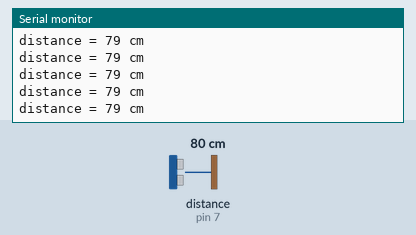
The sketch below on a simulated Arduino Uno, built with avr-gcc and run on an emulated ATmega328P. Shown: the last lines printed to the serial monitor. Wiring (inferred from the names in the program): ultrasonic range finder: trigger pin 6; echo pin 7. The inputs (shaded band) are chosen by the test bench; at power-on: distance to the obstacle (sensor on pin 7) 80 cm. The echo pulse lasts 58.3 µs per cm.

Above: at 1.2 s.
1.3 s: distance to the obstacle (sensor on pin 7) set to 2 cm
At 1.38 s:
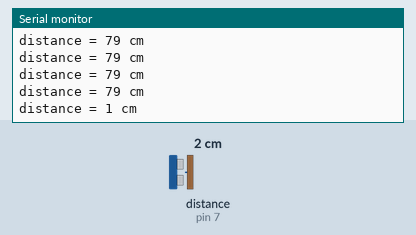
4.3 s: distance to the obstacle (sensor on pin 7) set to 4 cm
At 4.3 s:
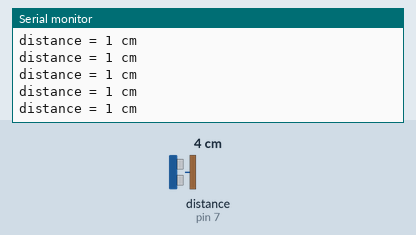
5.8 s: distance to the obstacle (sensor on pin 7) set to 35 cm
At 5.81 s:
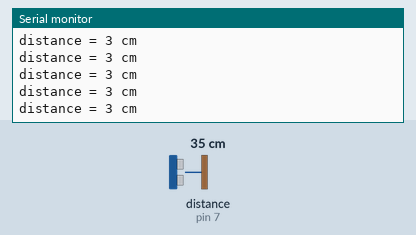
Timing chart, 0 to 8.8 s (numbered marks = the images above; inputs shaded):
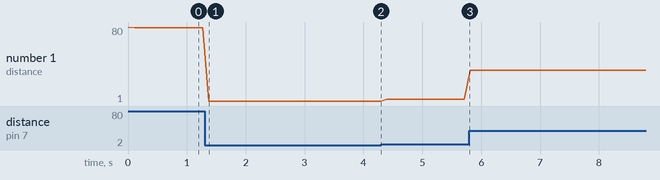

The sketch:

test2.ino
```cpp
// this program i to check readings from HC-SR04 Ultrasonic sensor.

#define Trig 6
#define Echo 7

long getDistance() {
  digitalWrite(Trig, LOW);
  delayMicroseconds(2);
  digitalWrite(Trig, HIGH);
  delayMicroseconds(10);
  digitalWrite(Trig, LOW);

  long duration = pulseIn(Echo, HIGH, 30000); // timeout ~30ms (~5m max)
  if (duration == 0) return -1; // no echo

  long distance = duration * 0.0343 / 2; // slightly more accurate
  return distance;
}

void setup() {
  pinMode(Trig, OUTPUT);
  pinMode(Echo, INPUT);
  Serial.begin(9600);
}

void loop() {
  long dist = getDistance();

  Serial.print("distance = ");

  Serial.print(dist); Serial.println(" cm");


  delay(100);
}
```

Measured:
- after the input at 1.3 s, the serial monitor: prints a new line after 0.07 s (image 1)
- plotted number 1: 79 → 1 after the input at 1.3 s, 1 → 3 after the input at 4.3 s, 3 → 34 after the input at 5.8 s
